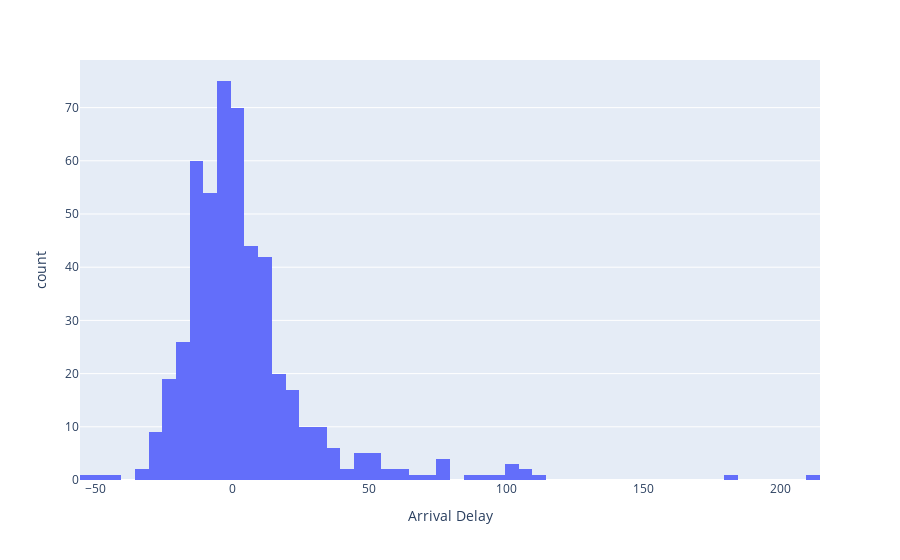

The notebook cell this image was saved under:
### Markdown cell above
**HISTOGRAM**

### Code cell
#  Get distribution of arrival delay

airplane_df['ArrDelay'] = airplane_df['ArrDelay'].fillna(0)

fig = px.histogram(airplane_df, x= 'ArrDelay', labels={'ArrDelay': 'Arrival Delay'})

fig.show()

### Figure 1 — Plotly figure (JSON) as saved in the notebook; plotly's stock layout.template omitted (floating-point values rounded to 4 significant figures; data arrays with more than 128 entries replaced by an {"elided": "..."} marker saying what was removed)
{"data": [{"alignmentgroup": "True", "bingroup": "x", "hovertemplate": "Arrival Delay=%{x}<br>count=%{y}<extra></extra>", "legendgroup": "", "marker": {"color": "#636efa", "pattern": {"shape": ""}}, "name": "", "offsetgroup": "", "orientation": "v", "showlegend": false, "type": "histogram", "x": {"elided": "500 int values"}, "xaxis": "x", "yaxis": "y"}], "layout": {"barmode": "relative", "legend": {"tracegroupgap": 0}, "margin": {"t": 60}, "xaxis": {"anchor": "y", "domain": [0, 1], "title": {"text": "Arrival Delay"}}, "yaxis": {"anchor": "x", "domain": [0, 1], "title": {"text": "count"}}}}
